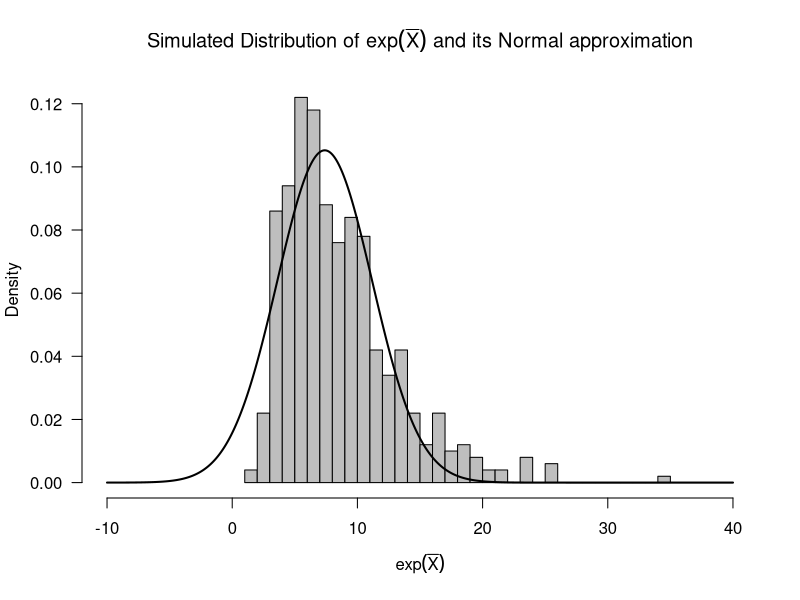
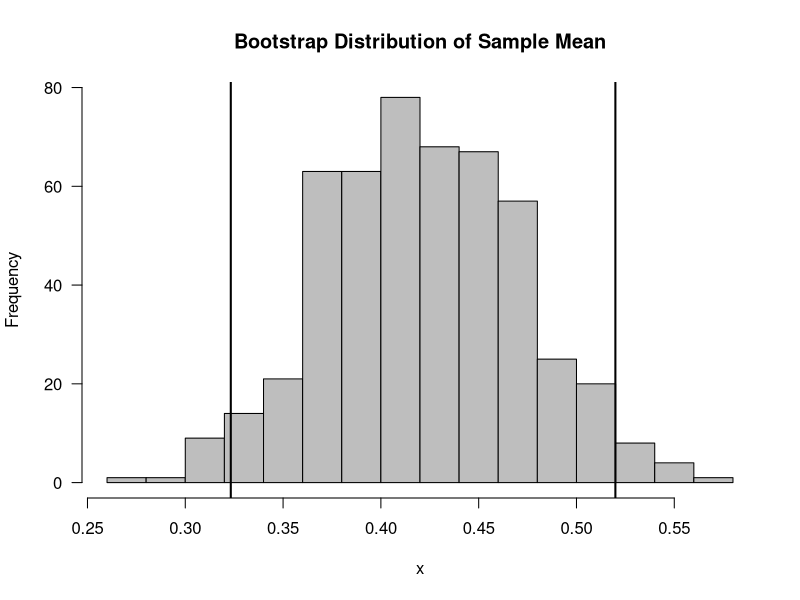

Write the R code that produced these figures, in order.
## ---- chunk 1

set.seed(5138)
R <- 500   ## number of bootstrap replications
ex <- rep(0, R)
ss <- 2
n <- 50
for(k in 1:R) {
   xx <- rlogis(n, location=2, scale=ss)
   ex[k] <- exp(mean(xx))  ## compute mean of bootstrap sample
}
tt <- seq(-10, 40, length.out=1000)
hist(ex, breaks="FD", las=1, col="grey", prob=TRUE,
     main=expression(paste("Simulated Distribution of ", exp(bar(X)), " and its Normal approximation")),
     xlab=expression(exp(bar(X))), xlim=c(-10, 40))
gg <- (exp(2)*ss*pi)/sqrt(3*n)
lines(tt, dnorm(tt, mean=exp(2), sd=gg), lwd=2)
## ---- chunk 2
set.seed(5618)
## ---- chunk 3
xx <- rexp(50, rate=2) ## data, sample of 50 exponential r.v.s with mean 1/2
R <- 500   ## number of bootstrap replications
boot.mean <- rep(0, R)
for(r in 1:R) {
   boot.samp <- sample(1:50, size=50, replace=TRUE)
   xx.boot <- xx[boot.samp]   ## this is the bootstrap sample
   boot.mean[r] <- mean(xx.boot)  ## this is the rth bootstrap replication
}
## ---- chunk 4
par.ci <- c(mean(xx) - 1.96*mean(xx)/sqrt(50), mean(xx) + 1.96*mean(xx)/sqrt(50))
boot.ci.sd <- c(mean(xx) - 1.96*sd(boot.mean), mean(xx) + 1.96*sd(boot.mean))
boot.ci.quant <- quantile(boot.mean, probs=c(.025, .975))
## ---- chunk 5
round(par.ci, 2)
## ---- chunk 6
round(boot.ci.sd, 2)
## ---- chunk 7
round(boot.ci.quant, 2)
## ---- chunk 8
hist(boot.mean, breaks="FD", main="Bootstrap Distribution of Sample Mean", 
     xlab="x", col="grey", las=1)
abline(v=boot.ci.quant[1], lwd=2)
abline(v=boot.ci.quant[2], lwd=2)
